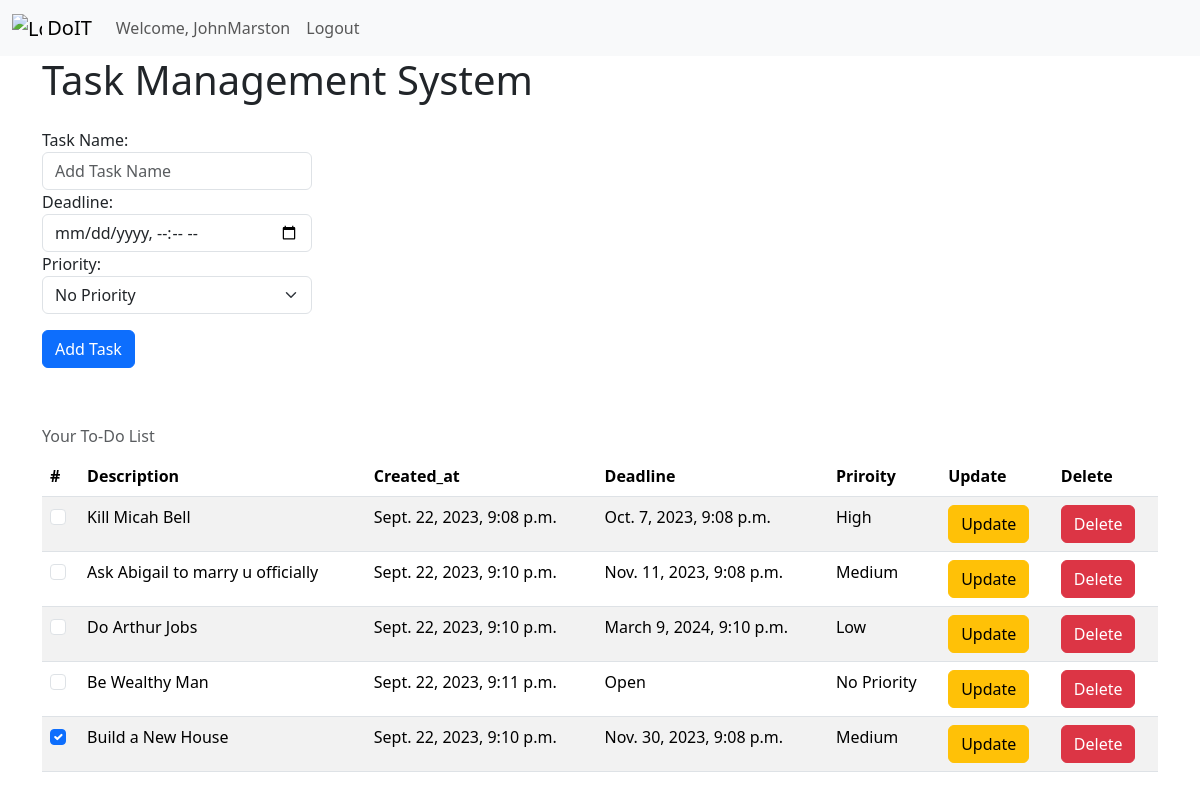
The app's page / (signed in), older data.
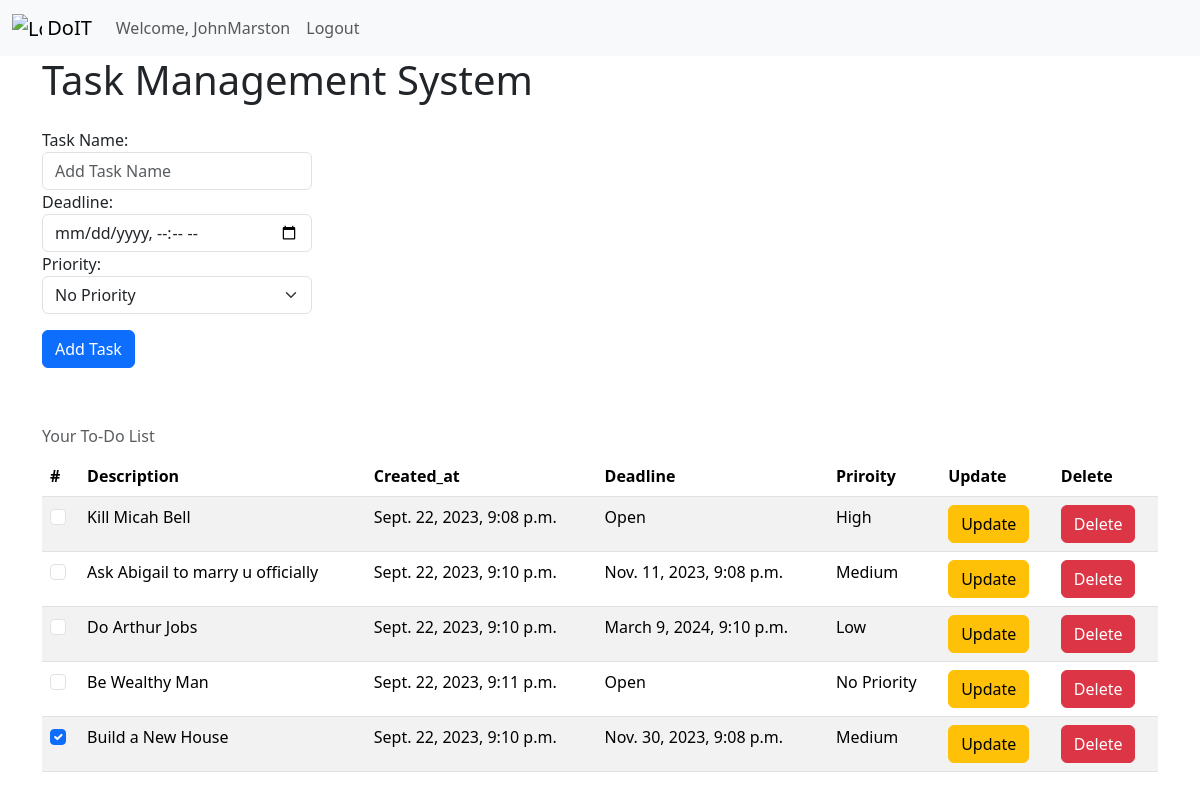
The same page, newer data.
### myApp/models.py (models this page shows)
class Task(models.Model):
  ID = models.BigAutoField(auto_created = True, primary_key=True, verbose_name="ID")
  user = models.ForeignKey(User, on_delete=models.CASCADE, blank=False)
  description = models.TextField(max_length=255)
  deadline = models.DateTimeField(null=True, blank=True)
  active = models.BooleanField(default=True)
  priority = models.IntegerField(default=0)
  created_at = models.DateTimeField(auto_now_add=True, blank=True)
  updated_at = models.DateTimeField(auto_now=True)

### myApp/views.py (the view)
# urls.py: path("", views.index, name="index"),
def index(request):
    if request.user.is_authenticated:
        if request.method == "POST":
            form = TaskForm(request.POST or None)
            if form.is_valid():
                task = Task(
                    user = request.user,
                    description= form.cleaned_data["description"],
                    deadline = form.cleaned_data["deadline"],
                    priority= int(form.cleaned_data["priority"])
                )
                task.save()
        else:
            form = TaskForm()
        Tasks = Task.objects.filter(user=request.user).order_by("-active", "-priority", "deadline")
        context = {"Tasks": Tasks, "form": form, "prioritySentence": priority}
        return render(request, "Home/home.html", context)
    else:
        return redirect("login")

### myApp/forms.py (shortened to what this page needs)
class TaskForm(forms.ModelForm):
    description = forms.CharField(
      label="Task Name",
      widget=forms.TextInput(attrs={"class" : "form-control", "placeholder":"Add Task Name"})
      )
    deadline = forms.DateTimeField(
      label="Deadline",
      required=False,
      widget=DateTimeInput(attrs={"type": "datetime-local", "class" : "form-control" , "placeholder":"deadline date"}),
      )
    priority =  forms.ChoiceField(
        label="Priority",
        widget=forms.Select(attrs={"class" : "form-select", "placeholder":"Select Priority"}),
        choices=[
            (0, "No Priority"),
            (3, "High"),
            (2, "Medium"),
            (1, "Low"),
        ],
    )
    class Meta:
        model = Task
        fields = [
          "description",
          "deadline",
          "priority"
        ]
    def __init__(self, *args, **kwargs):
        super().__init__(*args, **kwargs)

### myApp/templates/Home/home.html (shortened to what this page needs)
<!DOCTYPE html>
<html lang="en">
  {% load static %}
	<head>
		<link href="{% static 'css/bootstrap.css' %}" rel="stylesheet" />
    <link href="{% static 'css/error.css' %}" rel="stylesheet" />
	</head>
	<body>
    {% include "Home/navbar.html" %}
    <div class="container-md">
      <h1>Task Management System</h1>
      <form class="row row-cols-lg-auto g-3 align-items-center" action="{% url "index" %}" method='POST'>
        <div class="row g-3">
            <div class="col-sm-9">
              {{ form.as_div }}
            </div>
            <div>
              <input class="btn btn-primary" type="submit" value="Add Task">
            </div>
        </div>
      </form>
      <br>
      <br>
      <div>
        <table class="table table-striped caption-top">
        <caption>Your To-Do List</caption>
          <thead>
            <tr>
              <th scope="col">#</th>
              <th scope="col">Description</th>
              <th scope="col">Created_at</th>
              <th scope="col">Deadline</th>
              <th scope="col">Priroity</th>
              <th scope="col">Update</th>
              <th scope="col">Delete</th>
            </tr>
          </thead>
          <tbody>
            {% for field in Tasks %}
              <tr>
                <th scope="row">
                  <div>
                    {% if field.active == False %}
                      <input class="form-check-input" type="checkbox" checked onChange="checkButton(this, {{field.ID}})" value="" id="defaultCheck1">
                    {% else %}
                      <input class="form-check-input" type="checkbox" onChange="checkButton(this, {{field.ID}})" value="" id="defaultCheck1">
                    {% endif %}
                  </div>
                </th>
                <td>{{field.description}}</td>
                <td>{{field.created_at}}</td>
                {% if field.deadline == None  %}
                  <td>{{"Open"}}</td>
                {% else %}
                  <td>{{field.deadline}}</td>
                {%endif%}
                {% for num, str in prioritySentence.items %}
                  {% if num == field.priority %}
                    <td>{{str}}</td>
                  {% endif %}
                {% endfor %}
                <td><a href="{% url "updateTask" id=field.ID %}" class="btn btn-warning">Update</a></td>
                <td>
                  <form method="DELETE" action="{% url "DeleteTask" id=field.ID %}">
                    <input type="submit" class="btn btn-danger" value="Delete">
                  </form>
                </td>
              </tr>
            {% endfor %}
          </tbody>
        </table>
		</div>
	</body>
</html>

Row changes from the older to the newer data that the page shows:
changed Task "Kill Micah Bell": value (not shown) → "Open"; deadline "Oct. 7, 2023, 9:08 p.m." → (not shown)
